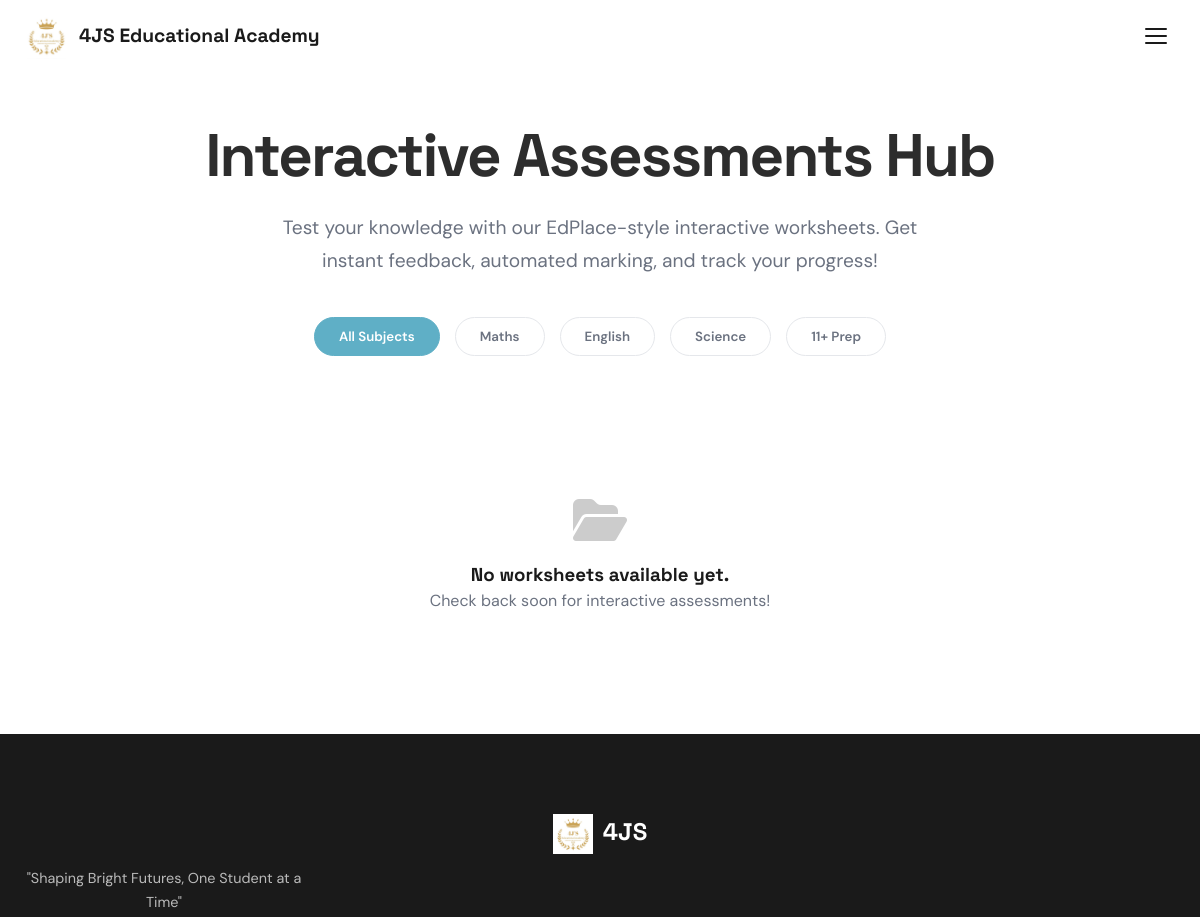
The app's page /worksheets/ (upper part), older data.
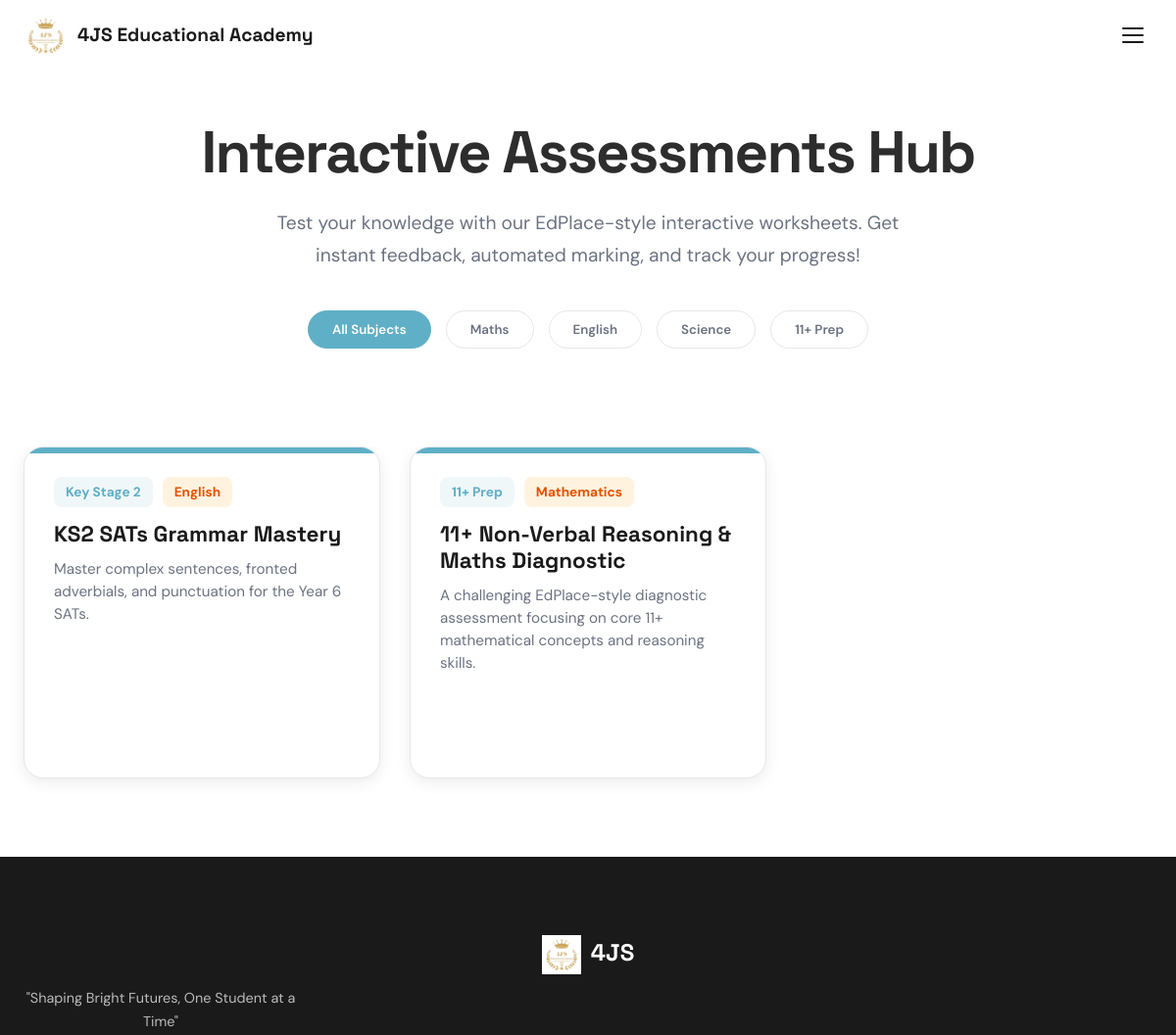
The same page, newer data.
### website/models.py (models this page shows, shortened)
class Worksheet(models.Model):
    title = models.CharField(max_length=200)
    subject = models.CharField(max_length=100)
    key_stage = models.CharField(max_length=50)
    description = models.TextField(blank=True, null=True)
    created_at = models.DateTimeField(auto_now_add=True)

### website/views.py (the view)
# urls.py: path('worksheets/', views.worksheets_list, name='worksheets_list'),
def worksheets_list(request):
    from .models import Worksheet
    worksheets = Worksheet.objects.all().order_by('-created_at')
    return render(request, 'website/worksheets.html', {'worksheets': worksheets})

### website/templates/website/worksheets.html (shortened to what this page needs)
{% extends 'website/base.html' %}
{% load static %}
{% block content %}
<section class="worksheets-hero">
  <h1>Interactive Assessments Hub</h1>
  <p>Test your knowledge with our EdPlace-style interactive worksheets. Get instant feedback, automated marking, and track your progress!</p>
  <div class="filters">
    <button class="filter-btn active">All Subjects</button>
    <button class="filter-btn">Maths</button>
    <button class="filter-btn">English</button>
    <button class="filter-btn">Science</button>
    <button class="filter-btn">11+ Prep</button>
  </div>
</section>
<section class="worksheet-grid" id="ws-grid">
  {% for ws in worksheets %}
  <div class="worksheet-card" data-subject="{{ ws.subject }}">
    <div class="ws-meta">
      <span class="ws-badge">{{ ws.key_stage }}</span>
      <span class="ws-badge" style="background: #fff3e0; color: #e65100;">{{ ws.subject }}</span>
    </div>
    <h3>{{ ws.title }}</h3>
    <p>{{ ws.description|truncatewords:15 }}</p>
    <a href="{% url 'take_worksheet' ws.id %}" class="ws-btn"><i class="fas fa-play-circle"></i> Start Worksheet</a>
  </div>
  {% empty %}
  <div style="text-align: center; grid-column: 1 / -1; padding: 40px; color: var(--text-light);">
    <i class="fas fa-folder-open" style="font-size: 3rem; margin-bottom: 20px; color: #ccc;"></i>
    <h3>No worksheets available yet.</h3>
    <p>Check back soon for interactive assessments!</p>
  </div>
  {% endfor %}
</section>
{% endblock %}

### website/templates/website/base.html (shortened to what this page needs)
{% load static %}
<!DOCTYPE html>
<html lang="en">
<head>
    <link rel="stylesheet" href="{% static 'css/style.css' %}">
    <link rel="stylesheet" href="https://cdnjs.cloudflare.com/ajax/libs/font-awesome/6.4.0/css/all.min.css">
</head>
<body>
    <nav class="navbar">
        <div class="navbar-inner">
            <a href="{% url 'home' %}" class="navbar-logo">
                <img src="{% static 'images/logo.png' %}" alt="4JS Logo">
                4JS Educational Academy
            </a>
            <div style="display: flex; gap: 12px; align-items: center;">
                <button class="navbar-toggle">
                    <span></span><span></span><span></span>
                </button>
            </div>
        </div>
    </nav>
    <main>
        {% block content %}
        {% endblock %}
    </main>
    <footer class="footer">
        <div class="container-wide">
            <div class="footer-grid">
                <div class="footer-brand">
                    <h3><img src="{% static 'images/logo.png' %}" alt="4JS Logo" style="height: 40px; display: inline-block; vertical-align: middle; margin-right: 10px;">4JS</h3>
                    <p>"Shaping Bright Futures, One Student at a Time"</p>
                </div>
            </div>
        </div>
    </footer>
</body>
</html>

### static/css/style.css (style rules this page uses)
:root { --white: #FFFFFF; --off-white: #F7F7F5; --cream: #FAFAF8; --black: #1A1A1A; --text: #2D2D2D; --text-light: #6B7280; --text-muted: #9CA3AF; --border: #E5E7EB; --border-light: #F3F4F6; --scandi-teal: #86C5D8; --scandi-teal-dark: #5FAFC6; --scandi-teal-light: #B3DCE8; --scandi-mint: #B8E0CC; --scandi-beige: #E8D5B7; --scandi-sage: #A8C5A0; --scandi-blush: #F0D4D4; --success: #22C55E; --whatsapp: #25D366; --star: #FBBF24; --overlay: rgba(26, 26, 26, 0.6); --font-heading: 'Space Grotesk', system-ui, sans-serif; --font-body: 'DM Sans', system-ui, sans-serif; --section-pad-y: 120px; --section-pad-x: 24px; --container-max: 1200px; --container-wide: 1400px; --ease-out-expo: cubic-bezier(0.16, 1, 0.3, 1); --ease-out-quart: cubic-bezier(0.25, 1, 0.5, 1); --transition-fast: 200ms var(--ease-out-expo); --transition-medium: 400ms var(--ease-out-expo); --transition-slow: 600ms var(--ease-out-expo); --shadow-sm: 0 1px 2px rgba(0,0,0,0.05); --shadow-md: 0 4px 16px rgba(0,0,0,0.08); --shadow-lg: 0 12px 40px rgba(0,0,0,0.12); --shadow-xl: 0 24px 60px rgba(0,0,0,0.15); --radius-sm: 8px; --radius-md: 12px; --radius-lg: 20px; --radius-xl: 28px; --radius-full: 9999px; }
*, *::before, *::after { margin: 0; padding: 0; box-sizing: border-box; }
html { scroll-behavior: smooth; font-size: 16px; -webkit-font-smoothing: antialiased; -moz-osx-font-smoothing: grayscale; }
html, body { font-family: var(--font-body); color: var(--text); background: var(--white); line-height: 1.7; max-width: 100%; overflow-x: hidden; }
body { display: flex; flex-direction: column; min-height: 100vh; }
main { flex: 1; }
img { max-width: 100%; height: auto; display: block; }
a { color: inherit; text-decoration: none; transition: color var(--transition-fast); }
button { font-family: inherit; cursor: pointer; border: none; background: none; }
h1, h2, h3, h4, h5, h6 { font-family: var(--font-heading); font-weight: 700; line-height: 1.2; color: var(--black); }
.container-wide { max-width: var(--container-wide); margin: 0 auto; padding: 0 var(--section-pad-x); }
.navbar { position: fixed; top: 0; left: 0; width: 100%; z-index: 1000; background: rgba(255, 255, 255, 0.92); backdrop-filter: blur(20px); -webkit-backdrop-filter: blur(20px); border-bottom: 1px solid transparent; transition: transform 0.4s var(--ease-out-expo), border-color 0.3s ease, background 0.3s ease; }
.navbar-inner { max-width: var(--container-wide); margin: 0 auto; display: flex; align-items: center; justify-content: space-between; padding: 0 24px; height: 72px; }
.navbar-logo { display: flex; align-items: center; gap: 10px; font-family: var(--font-heading); font-weight: 700; font-size: 1.2rem; color: var(--black); white-space: nowrap; }
.navbar-logo img { height: 45px; width: auto; }
.navbar-toggle { display: none; width: 40px; height: 40px; align-items: center; justify-content: center; flex-direction: column; gap: 5px; }
.navbar-toggle span { display: block; width: 22px; height: 2px; background: var(--black); border-radius: 2px; transition: all 0.3s var(--ease-out-expo); }
.footer { background: var(--black); color: rgba(255,255,255,0.7); padding: 80px 0 40px; }
.footer-grid { display: grid; grid-template-columns: 1.5fr repeat(4, 1fr); gap: 48px; margin-bottom: 60px; }
.footer-brand h3 { font-size: 1.5rem; color: var(--white); margin-bottom: 12px; }
.footer-brand p { font-size: 0.9rem; line-height: 1.7; margin-bottom: 24px; max-width: 280px; }
@media (max-width: 1200px) { :root { --section-pad-y: 80px; } }
@media (max-width: 1200px) { .navbar-toggle { display: flex; } }
@media (max-width: 1200px) { .footer-grid { grid-template-columns: repeat(2, 1fr); } }
@media (max-width: 1200px) { html, body { overflow-x: hidden !important; width: 100%; } }
@media (max-width: 1200px) { .navbar-toggle { display: flex !important; } }
@media (max-width: 1200px) { .footer-grid { grid-template-columns: 1fr !important; gap: 30px; text-align: center; } }
@media (max-width: 1200px) { .footer-brand { text-align: center; align-items: center; } }
@media (max-width: 1200px) { section { max-width: 100vw; overflow-x: hidden; } }

Row changes from the older to the newer data that the page shows:
added Worksheet: key_stage "Key Stage 2", subject "English", title "KS2 SATs Grammar Mastery", description "Master complex sentences, fronted adverbials, and punctuation for the Year 6 SATs."
added Worksheet: key_stage "11+ Prep", subject "Mathematics", title "11+ Non-Verbal Reasoning & Maths Diagnostic", description "A challenging EdPlace-style diagnostic assessment focusing on core 11+ mathematical concepts and reasoning skills."
Text that changed along with them:
text no longer shown: "No worksheets available yet. Check back soon for interactive assessments!"
